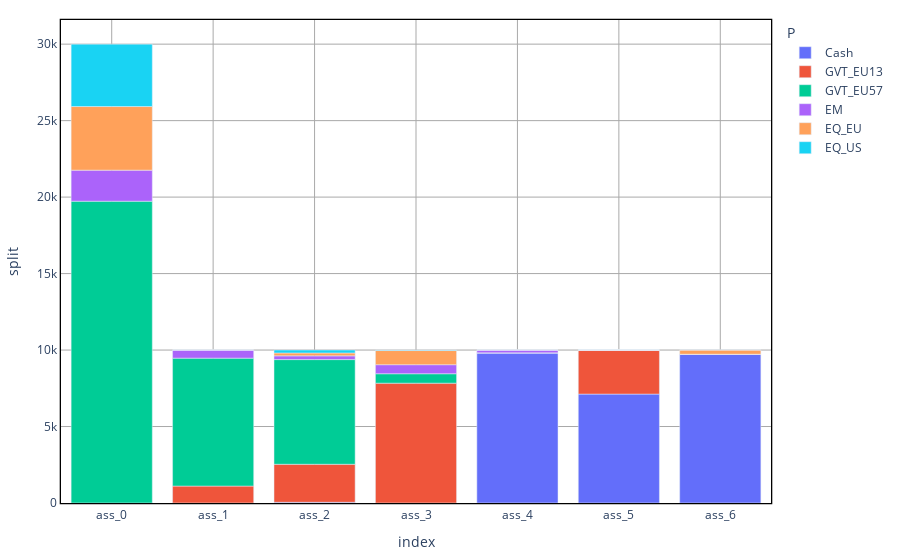

Write notebook code for a chart like this one.
### Code cell
#AssetPerETF
AssetPerETF = {}

for a in A:
    Asset_ap = np.sum(Assets_l[a], axis = 0) + Assets_end[a] 
    AssetPerETF[a] = {P[p]:Asset_ap[p] for p in np.arange(len(P))}

AssetPerETF = pd.DataFrame(AssetPerETF).transpose().reset_index()
AssetPerETF_melt = AssetPerETF.melt(id_vars=['index'], var_name='P', value_name='split')
plt = px.bar(AssetPerETF_melt, x="index", y = "split", color = "P" )
plt = standardized_chart(plt)
#AssetPerETF.plot.bar(stacked = True, figsize = (15,10))
plt.show()

### Figure 1 — Plotly figure (JSON) as saved in the notebook; plotly's stock layout.template omitted (floating-point values rounded to 4 significant figures)
{"data": [{"alignmentgroup": "True", "hovertemplate": "P=Cash<br>index=%{x}<br>split=%{y}<extra></extra>", "legendgroup": "Cash", "marker": {"color": "#636efa"}, "name": "Cash", "offsetgroup": "Cash", "orientation": "v", "showlegend": true, "textposition": "auto", "type": "bar", "x": ["ass_0", "ass_1", "ass_2", "ass_3", "ass_4", "ass_5", "ass_6"], "xaxis": "x", "y": [0, 0, 47.46, 0, 9817.0, 7121.0, 9730.0], "yaxis": "y"}, {"alignmentgroup": "True", "hovertemplate": "P=GVT_EU13<br>index=%{x}<br>split=%{y}<extra></extra>", "legendgroup": "GVT_EU13", "marker": {"color": "#EF553B"}, "name": "GVT_EU13", "offsetgroup": "GVT_EU13", "orientation": "v", "showlegend": true, "textposition": "auto", "type": "bar", "x": ["ass_0", "ass_1", "ass_2", "ass_3", "ass_4", "ass_5", "ass_6"], "xaxis": "x", "y": [0, 1107.0, 2485.0, 7835.0, 0, 2879.0, 0], "yaxis": "y"}, {"alignmentgroup": "True", "hovertemplate": "P=GVT_EU57<br>index=%{x}<br>split=%{y}<extra></extra>", "legendgroup": "GVT_EU57", "marker": {"color": "#00cc96"}, "name": "GVT_EU57", "offsetgroup": "GVT_EU57", "orientation": "v", "showlegend": true, "textposition": "auto", "type": "bar", "x": ["ass_0", "ass_1", "ass_2", "ass_3", "ass_4", "ass_5", "ass_6"], "xaxis": "x", "y": [19730.0, 8365.0, 6845.0, 616.1, 0, 0, 0], "yaxis": "y"}, {"alignmentgroup": "True", "hovertemplate": "P=EM<br>index=%{x}<br>split=%{y}<extra></extra>", "legendgroup": "EM", "marker": {"color": "#ab63fa"}, "name": "EM", "offsetgroup": "EM", "orientation": "v", "showlegend": true, "textposition": "auto", "type": "bar", "x": ["ass_0", "ass_1", "ass_2", "ass_3", "ass_4", "ass_5", "ass_6"], "xaxis": "x", "y": [2029.0, 528.7, 243.6, 591.7, 183.5, 0, 0], "yaxis": "y"}, {"alignmentgroup": "True", "hovertemplate": "P=EQ_EU<br>index=%{x}<br>split=%{y}<extra></extra>", "legendgroup": "EQ_EU", "marker": {"color": "#FFA15A"}, "name": "EQ_EU", "offsetgroup": "EQ_EU", "orientation": "v", "showlegend": true, "textposition": "auto", "type": "bar", "x": ["ass_0", "ass_1", "ass_2", "ass_3", "ass_4", "ass_5", "ass_6"], "xaxis": "x", "y": [4160.0, 0, 189.8, 926.4, 0, 0, 270.5], "yaxis": "y"}, {"alignmentgroup": "True", "hovertemplate": "P=EQ_US<br>index=%{x}<br>split=%{y}<extra></extra>", "legendgroup": "EQ_US", "marker": {"color": "#19d3f3"}, "name": "EQ_US", "offsetgroup": "EQ_US", "orientation": "v", "showlegend": true, "textposition": "auto", "type": "bar", "x": ["ass_0", "ass_1", "ass_2", "ass_3", "ass_4", "ass_5", "ass_6"], "xaxis": "x", "y": [4079.0, 0, 189.8, 31.13, 0, 0, 0], "yaxis": "y"}], "layout": {"barmode": "relative", "legend": {"title": {"text": "P"}, "tracegroupgap": 0}, "margin": {"b": 20, "l": 20, "r": 20, "t": 20}, "paper_bgcolor": "white", "plot_bgcolor": "white", "showlegend": true, "xaxis": {"anchor": "y", "domain": [0, 1], "gridcolor": "darkgray", "gridwidth": 1, "linecolor": "black", "linewidth": 1.3, "mirror": true, "showgrid": true, "showline": true, "title": {"text": "index"}}, "yaxis": {"anchor": "x", "domain": [0, 1], "gridcolor": "darkgray", "gridwidth": 1, "linecolor": "black", "linewidth": 1.3, "mirror": true, "showgrid": true, "showline": true, "title": {"text": "split"}}}}
